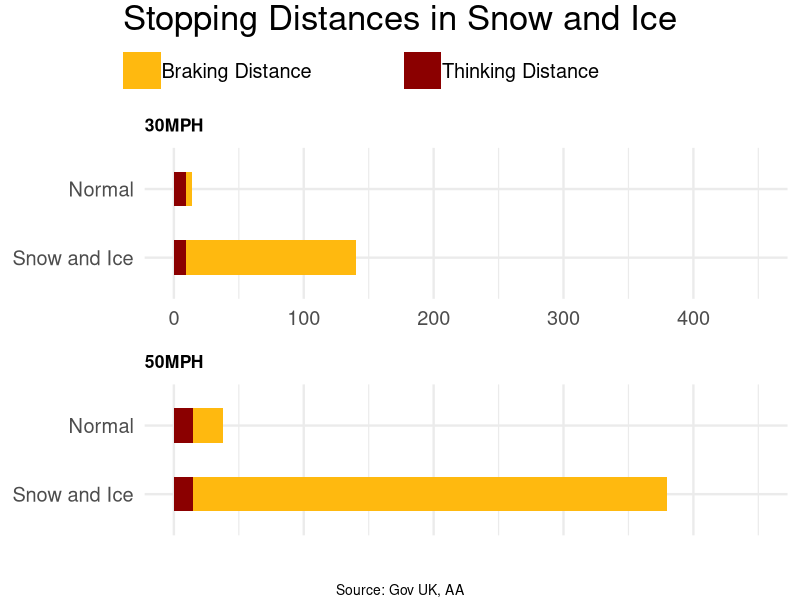

This chart was generated by the following R code:
#CHRISTOPHER CHURCH / KATHERINE HEPWORTH
#DHSI - ETHICAL DATA VIZ
#SAMPLE CODE - BBC SNOW/ICE

# geom_bar is designed to make it easy to create bar charts that show
# counts (or sums of weights)
library(ggplot2)
library(grid)
library(gridExtra)

#VARIABLES to CHANGE

color1 = "darkgoldenrod1"
color2 = "darkred"
font_size = 18
ymax = 450
bar_width=0.5


#MPH30 -- TOP CHART
type=c("Normal","Snow and Ice")
distance_thinking=c(9,9)
distance_braking=c(14,140)

stopping.data <- data.frame(type,distance_thinking,distance_braking,stringsAsFactors=TRUE)

g1 <- ggplot(stopping.data, aes(x=type))

g1 = g1 + geom_col(aes(x=type, y=distance_braking,fill="Braking Distance"),width=bar_width)
g1 = g1 + geom_col(aes(x=type, y=distance_thinking,fill="Thinking Distance"),width=bar_width) 

g1 = g1 + coord_flip() + scale_fill_manual(values = c(color1,color2))

g1 = g1 + theme_minimal(base_size = font_size) 

g1 = g1 + theme(axis.title.x=element_blank(),
              axis.ticks.x=element_blank(),
              axis.title.y=element_blank(),
              legend.title = element_blank(),
              legend.position="top",
              legend.key.size = unit(1, 'cm'),
              legend.spacing.x = unit(0.5,'cm'),
              legend.text = element_text(margin = margin(r = 2, unit = 'cm')),
              plot.title = element_text(size = font_size*.7, face = "bold")
              )

g1 = g1 + ggtitle("30MPH") + scale_x_discrete(limits = rev(levels(stopping.data$type)))
g1 = g1 + ylim(0,ymax)

#MPH50 -- BOTTOM CHART
type=c("Normal","Snow and Ice")
distance_thinking=c(15,15)
distance_braking=c(38,380)

stopping.data <- data.frame(type,distance_thinking,distance_braking,stringsAsFactors=TRUE)

g2 <- ggplot(stopping.data, aes(x=type))

g2 = g2 + geom_col(aes(x=type, y=distance_braking,fill="Braking Distance"),width=bar_width)
g2 = g2 + geom_col(aes(x=type, y=distance_thinking,fill="Thinking Distance"),width=bar_width) 

g2 = g2 + coord_flip() + scale_fill_manual(values = c(color1, color2))

g2 = g2 + theme_minimal(base_size = font_size) 

g2 = g2 + theme(axis.title.x=element_blank(),
                axis.ticks.x=element_blank(),
                axis.text.x = element_text(color="white"),
                axis.title.y=element_blank(),
                legend.title = element_blank(),
                legend.position="none",
                plot.title = element_text(size = font_size*.7, face = "bold"))

g2 = g2 +  ggtitle("50MPH") + scale_x_discrete(limits = rev(levels(stopping.data$type)))

g2 = g2 + ylim(0,ymax)


#GET LEGEND
g_legend<-function(a.gplot){
  tmp <- ggplot_gtable(ggplot_build(a.gplot))
  leg <- which(sapply(tmp$grobs, function(x) x$name) == "guide-box")
  legend <- tmp$grobs[[leg]]
  return(legend)}

mylegend<-g_legend(g1)


# PLOT in GRID
grid.arrange(mylegend,
             arrangeGrob(g1+ theme(legend.position="none"),g2),
             nrow=2,heights=c(1.5, 10),
             top=textGrob("Stopping Distances in Snow and Ice", gp=gpar(fontsize=25,font=8)),
             bottom=textGrob("Source: Gov UK, AA", gp=gpar(fontsize=10,font=8)))
